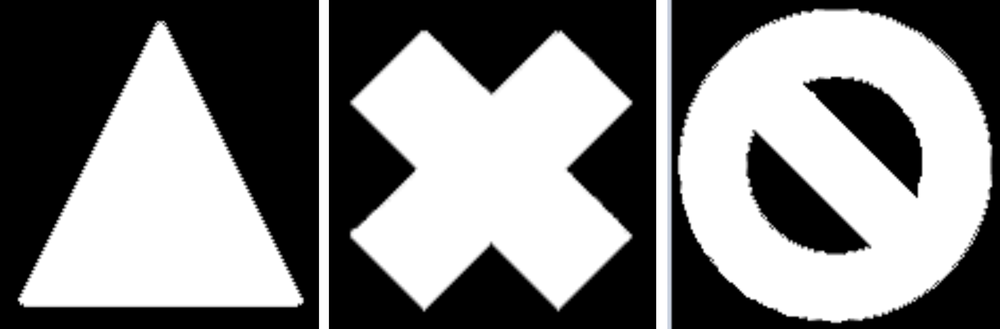
%> input picture Midterm_tools/3.png, 1000 x 329 px, shrunk from 4840 x 1592 before the run
$ octave MorphTrans.m   (GNU Octave 9; MATLAB toolbox functions it lacks are replaced by stand-ins)
%> lines starting %> are read from the running program, lines starting %| are printed output that depends on the picture; in (x1, y1, x2, y2) boxes, pixels count from 0 and x2, y2 are one past the last pixel; in counts of white or black regions, pixels touching at a corner belong together; the program's own positions count from 1
clear
close all

%%

img = imread("3.png");
%> img is the input picture: size 329x1000x3 uint8; mean R, G, B 128.4, 128.4, 128.5
img = 1-im2bw(img, 0.5);
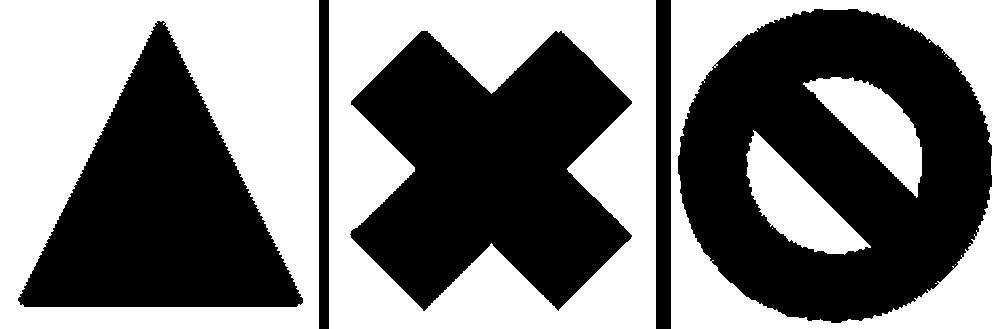
%> img: size 329x1000 double; values 0 (black) and 1 (white), 49.5% white; 10 white regions (5 under 20 px), largest, box (x1, y1, x2, y2) and area: (0, 0, 319, 329) 62386, (329, 0, 656, 329) 56556, (671, 0, 1000, 329) 31171, (746, 130, 871, 255) 6595, (803, 77, 922, 198) 6120
img_shrinking = bwmorph(img, "shrink", inf);
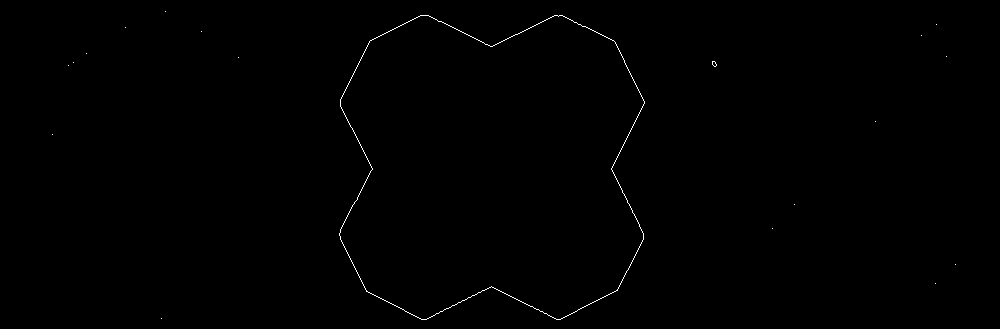
%> img_shrinking: size 329x1000 logical; 0.31% white in thin lines or dots, all inside (x1, y1, x2, y2) = (52, 11, 956, 320)
% img_thinning = bwmorph(img, "thin", inf);
% img_skeleton = bwmorph(img, "skeleton", inf);

%%
figure
imshow(img_shrinking);
figure
imshow(img_thinning);
%> (this line was passed over: img_thinning is not available in this run)
figure
imshow(img_skeleton);
%> (this line was passed over: img_skeleton is not available in this run)
